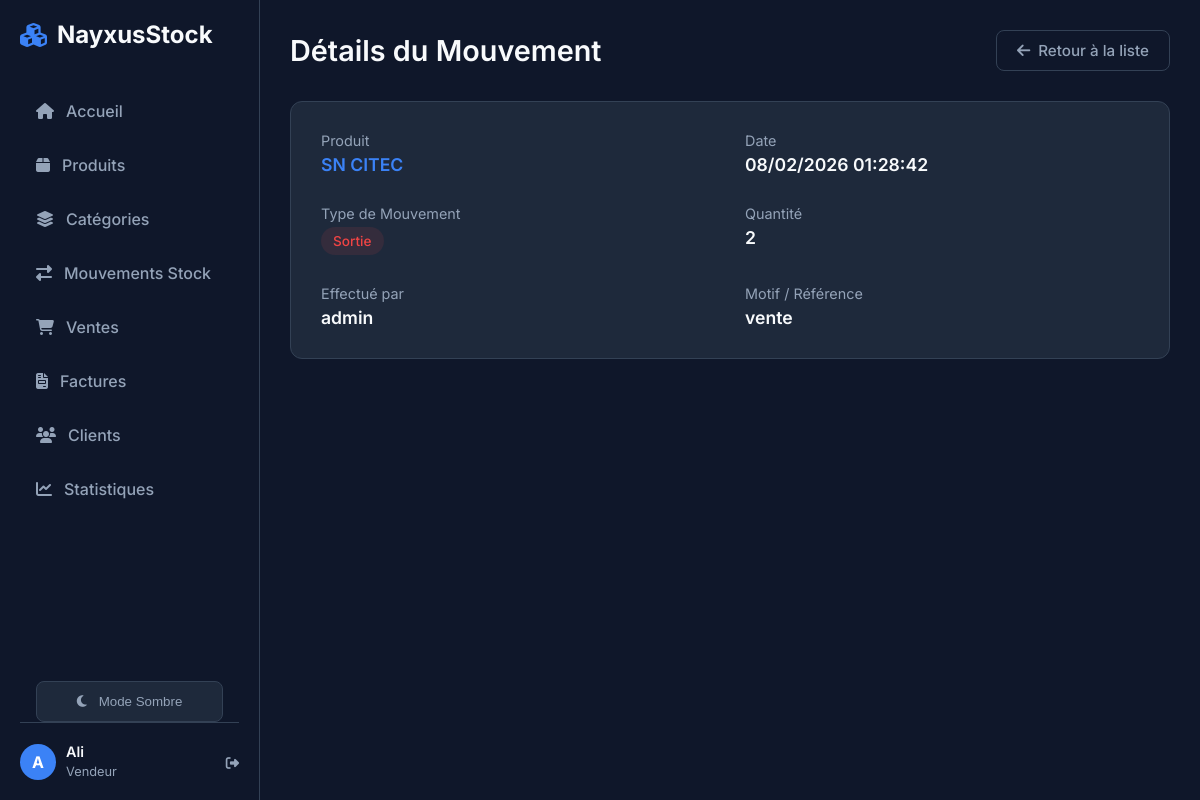
The page /inventory/mouvements/2/ (signed in) on the database its author committed.
### core/models.py (models this page shows, shortened)
class StoreSettings(models.Model):
    name = models.CharField(max_length=100, default="NayxusStock", verbose_name="Nom du magasin")
    address = models.TextField(blank=True, null=True, verbose_name="Adresse")
    phone = models.CharField(max_length=50, blank=True, null=True, verbose_name="Téléphone")
    email = models.EmailField(blank=True, null=True, verbose_name="Email")
    logo = models.ImageField(upload_to='logo/', blank=True, null=True, verbose_name="Logo")
    class Meta:
        verbose_name = "Paramètres du magasin"
        verbose_name_plural = "Paramètres du magasin"
    @classmethod
    def get_settings(cls):
        obj, created = cls.objects.get_or_create(id=1)
        return obj

### users/models.py (models this page shows, shortened)
class User(AbstractUser):
    class Role(models.TextChoices):
        ADMIN = "ADMIN", "Administrateur"
        SELLER = "SELLER", "Vendeur"
    role = models.CharField(max_length=50, choices=Role.choices, default=Role.SELLER)
    phone = models.CharField(max_length=20, blank=True, null=True)

### inventory/models.py (models this page shows, shortened)
class StockMovement(models.Model):
    class MovementType(models.TextChoices):
        ENTRY = "ENTRY", "Entrée"
        EXIT = "EXIT", "Sortie"
        ADJUSTMENT = "ADJUSTMENT", "Ajustement"
    product = models.ForeignKey(Product, on_delete=models.CASCADE, related_name='movements', verbose_name="Produit")
    movement_type = models.CharField(max_length=20, choices=MovementType.choices, verbose_name="Type de mouvement")
    quantity = models.IntegerField(verbose_name="Quantité")
    reason = models.CharField(max_length=255, blank=True, verbose_name="Motif")
    user = models.ForeignKey(settings.AUTH_USER_MODEL, on_delete=models.SET_NULL, null=True, verbose_name="Utilisateur")
    date = models.DateTimeField(auto_now_add=True, verbose_name="Date")
    class Meta:
        verbose_name = "Mouvement de stock"
        verbose_name_plural = "Mouvements de stock"

class Product(models.Model):
    category = models.ForeignKey(Category, on_delete=models.RESTRICT, related_name='products', verbose_name="Catégorie")
    name = models.CharField(max_length=200, verbose_name="Nom")
    description = models.TextField(blank=True, null=True, verbose_name="Description")
    purchase_price = models.DecimalField(max_digits=10, decimal_places=2, verbose_name="Prix d'achat")
    selling_price = models.DecimalField(max_digits=10, decimal_places=2, verbose_name="Prix de vente")
    quantity = models.IntegerField(default=0, verbose_name="Quantité en stock")
    alert_threshold = models.IntegerField(default=10, verbose_name="Seuil d'alerte")
    image = models.ImageField(upload_to='products/', blank=True, null=True, verbose_name="Image")
    barcode = models.CharField(max_length=100, unique=True, blank=True, null=True, verbose_name="Code-barre")
    created_at = models.DateTimeField(auto_now_add=True)
    updated_at = models.DateTimeField(auto_now=True)
    class Meta:
        verbose_name = "Produit"
        verbose_name_plural = "Produits"

### inventory/views.py (the view)
# urls.py: path('mouvements/<int:pk>/', StockMovementDetailView.as_view(), name='stock_movement_detail'),
class StockMovementDetailView(LoginRequiredMixin, DetailView):
    model = StockMovement
    template_name = 'inventory/stock_movement_detail.html'
    context_object_name = 'movement'

### core/context_processors.py (called while the page is built)
def store_info(request):
    return {
        'store': StoreSettings.get_settings()
    }

def stock_alerts(request):
    count = Product.objects.filter(quantity__lte=F('alert_threshold')).count()
    return {
        'low_stock_alert_count': count
    }

### inventory/templates/inventory/stock_movement_detail.html (shortened to what this page needs)
{% extends 'core/base.html' %}
{% block content %}
<div class="page-header">
    <div class="header-title">
        <h1 class="page-title">Détails du Mouvement</h1>
    </div>
    <div class="header-actions">
        <a href="{% url 'stock_movement_list' %}" class="btn btn-outline">
            <i class="fas fa-arrow-left"></i> Retour à la liste
        </a>
    </div>
</div>
<div class="detail-container"
    style="background-color: var(--bg-secondary); padding: 30px; border-radius: 12px; border: 1px solid var(--border-color);">
    <div style="display: grid; grid-template-columns: repeat(2, 1fr); gap: 30px;">
        <div class="info-group">
            <label
                style="display: block; color: var(--text-secondary); font-size: 0.9rem; margin-bottom: 5px;">Produit</label>
            <div style="font-weight: 600; font-size: 1.1rem;">
                <a href="{% url 'product_detail' movement.product.pk %}"
                    style="color: var(--accent); text-decoration: none;">{{ movement.product.name }}</a>
            </div>
        </div>
        <div class="info-group">
            <label
                style="display: block; color: var(--text-secondary); font-size: 0.9rem; margin-bottom: 5px;">Date</label>
            <div style="font-weight: 600; font-size: 1.1rem;">{{ movement.date|date:"d/m/Y H:i:s" }}</div>
        </div>
        <div class="info-group">
            <label style="display: block; color: var(--text-secondary); font-size: 0.9rem; margin-bottom: 5px;">Type de
                Mouvement</label>
            <div>
                {% if movement.movement_type == 'ENTRY' %}
                <span class="status-badge"
                    style="background: rgba(16, 185, 129, 0.1); color: #10b981; border-color: rgba(16, 185, 129, 0.2);">Entrée</span>
                {% elif movement.movement_type == 'EXIT' %}
                <span class="status-badge"
                    style="background: rgba(239, 68, 68, 0.1); color: #ef4444; border-color: rgba(239, 68, 68, 0.2);">Sortie</span>
                {% else %}
                <span class="status-badge"
                    style="background: rgba(59, 130, 246, 0.1); color: #3b82f6; border-color: rgba(59, 130, 246, 0.2);">Ajustement</span>
                {% endif %}
            </div>
        </div>
        <div class="info-group">
            <label
                style="display: block; color: var(--text-secondary); font-size: 0.9rem; margin-bottom: 5px;">Quantité</label>
            <div style="font-weight: 600; font-size: 1.1rem;">{{ movement.quantity }}</div>
        </div>
        <div class="info-group">
            <label style="display: block; color: var(--text-secondary); font-size: 0.9rem; margin-bottom: 5px;">Effectué
                par</label>
            <div style="font-weight: 600; font-size: 1.1rem;">{{ movement.user.username|default:"Système" }}</div>
        </div>
        <div class="info-group">
            <label style="display: block; color: var(--text-secondary); font-size: 0.9rem; margin-bottom: 5px;">Motif /
                Référence</label>
            <div style="font-weight: 600; font-size: 1.1rem;">{{ movement.reason|default:"—" }}</div>
        </div>
    </div>
</div>
{% endblock %}

### core/templates/core/base.html (shortened to what this page needs)
{% load static %}
<!DOCTYPE html>
<html lang="fr">
<head>
    <link rel="stylesheet" href="https://cdnjs.cloudflare.com/ajax/libs/font-awesome/6.4.0/css/all.min.css">
    <link rel="stylesheet" href="{% static 'css/style.css' %}?v=1.1">
</head>
<body>
    <aside class="sidebar">
        <div class="brand">
            <i class="fas fa-cubes"></i>
            <span>{{ store.name }}</span>
        </div>
        <ul class="nav-links" style="overflow-y: auto; flex: 1; margin-right: -10px; padding-right: 10px;">
            <li class="nav-item">
                <a href="{% url 'dashboard' %}"
                    class="nav-link {% if request.resolver_match.url_name == 'dashboard' %}active{% endif %}">
                    <i class="fas fa-home"></i>
                    <span>Accueil</span>
                </a>
            </li>
            <li class="nav-item">
                <a href="{% url 'product_list' %}"
                    class="nav-link {% if request.resolver_match.url_name == 'product_list' %}active{% endif %}">
                    <i class="fas fa-box" {% if low_stock_alert_count > 0 %}style="color: #ef4444;"{% endif %}></i>
                    <span>Produits</span>
                </a>
            </li>
            <li class="nav-item">
                <a href="{% url 'category_list' %}"
                    class="nav-link {% if request.resolver_match.url_name == 'category_list' %}active{% endif %}">
                    <i class="fas fa-layer-group"></i>
                    <span>Catégories</span>
                </a>
            </li>
            <li class="nav-item">
                <a href="{% url 'stock_movement_list' %}"
                    class="nav-link {% if request.resolver_match.url_name == 'stock_movement_list' %}active{% endif %}">
                    <i class="fas fa-exchange-alt"></i>
                    <span>Mouvements Stock</span>
                </a>
            </li>
            <li class="nav-item">
                <a href="{% url 'sales_list' %}"
                    class="nav-link {% if request.resolver_match.url_name == 'sales_list' %}active{% endif %}">
                    <i class="fas fa-shopping-cart"></i>
                    <span>Ventes</span>
                </a>
            </li>
            <li class="nav-item">
                <a href="{% url 'invoice_list' %}"
                    class="nav-link {% if request.resolver_match.url_name == 'invoice_list' %}active{% endif %}">
                    <i class="fas fa-file-invoice"></i>
                    <span>Factures</span>
                </a>
            </li>
            <li class="nav-item">
                <a href="{% url 'customer_list' %}"
                    class="nav-link {% if request.resolver_match.url_name == 'customer_list' %}active{% endif %}">
                    <i class="fas fa-users"></i>
                    <span>Clients</span>
                </a>
            </li>
            <li class="nav-item">
                <a href="{% url 'statistics' %}"
                    class="nav-link {% if request.resolver_match.url_name == 'statistics' %}active{% endif %}">
                    <i class="fas fa-chart-line"></i>
                    <span>Statistiques</span>
                </a>
            </li>
        </ul>
        <div style="margin-top: 20px; padding: 0 16px;">
            <button id="theme-toggle" class="nav-link" style="width: 100%; border: 1px solid var(--border-color); background: var(--bg-secondary); cursor: pointer; justify-content: center;">
                <i class="fas fa-moon" id="theme-icon"></i>
                <span id="theme-text">Mode Sombre</span>
            </button>
        </div>
        <div class="user-profile">
            <div class="avatar">{{ user.username|make_list|first|upper }}</div>
            <div class="user-info-text">
                <span class="user-name">{{ user.username }}</span>
                <span class="user-role">{{ user.get_role_display|default:"User" }}</span>
            </div>
            <form action="{% url 'logout' %}" method="post" style="display:inline;">
                <button type="submit"
                    style="background:none; border:none; color: var(--text-secondary); cursor: pointer; padding: 0;"><i
                        class="fas fa-sign-out-alt"></i></button>
            </form>
        </div>
    </aside>
    <main class="main-content">
        {% block content %}
        {% endblock %}
    </main>
</body>
</html>

### static/css/style.css (style rules this page uses)
:root { --bg-primary: #0f172a; --bg-secondary: #1e293b; --bg-sidebar: #0f172a; --accent: #3b82f6; --accent-hover: #2563eb; --text-primary: #f8fafc; --text-secondary: #94a3b8; --border-color: #334155; --success: #10b981; --danger: #ef4444; --warning: #f59e0b; --table-header-bg: transparent; --table-row-bg: #1e293b; --font-family: 'Inter', sans-serif; --shadow: 0 4px 12px rgba(0, 0, 0, 0.3); --transition: background-color 0.3s ease, color 0.3s ease, border-color 0.3s ease, transform 0.3s ease; }
body { transition: background-color var(--transition), color var(--transition); }
.sidebar, .main-content, .nav-link, .stat-card, .table-container, tr.data-row td, .btn, .search-bar { transition: var(--transition); }
* { box-sizing: border-box; margin: 0; padding: 0; }
body { background-color: var(--bg-primary); color: var(--text-primary); font-family: var(--font-family); display: flex; min-height: 100vh; }
.sidebar { width: 260px; background-color: var(--bg-sidebar); padding: 20px; display: flex; flex-direction: column; border-right: 1px solid var(--border-color); position: fixed; height: 100vh; left: 0; top: 0; z-index: 100; }
.brand { font-size: 1.5rem; font-weight: bold; color: var(--text-primary); margin-bottom: 40px; display: flex; align-items: center; gap: 10px; }
.brand i { color: var(--accent); }
.nav-links { list-style: none; flex: 1; overflow-y: auto; overflow-x: hidden; padding-right: 5px; }
.nav-item { margin-bottom: 10px; }
.nav-link { display: flex; align-items: center; gap: 12px; padding: 12px 16px; color: var(--text-secondary); text-decoration: none; border-radius: 8px; transition: all 0.2s; font-weight: 500; }
.main-content { margin-left: 260px; flex: 1; padding: 30px; background-color: var(--bg-primary); width: calc(100% - 260px); }
.page-header { display: flex; justify-content: space-between; align-items: center; margin-bottom: 30px; }
.page-title { font-size: 1.8rem; font-weight: 600; }
.header-actions { display: flex; gap: 15px; align-items: center; }
.btn { padding: 10px 20px; border-radius: 8px; border: none; font-weight: 500; cursor: pointer; text-decoration: none; transition: background 0.2s; display: inline-flex; align-items: center; gap: 8px; font-size: 0.95rem; }
.btn-outline { background-color: transparent; border: 1px solid var(--border-color); color: var(--text-secondary); }
.status-badge { padding: 6px 12px; border-radius: 20px; font-size: 0.85rem; font-weight: 500; display: inline-block; }
.user-profile { margin-top: auto; padding-top: 20px; border-top: 1px solid var(--border-color); display: flex; align-items: center; gap: 10px; }
.avatar { width: 36px; height: 36px; border-radius: 50%; background-color: var(--accent); display: flex; justify-content: center; align-items: center; font-weight: bold; color: white; }
.user-info-text { flex: 1; }
.user-name { font-size: 0.9rem; font-weight: 600; display: block; }
.user-role { font-size: 0.8rem; color: var(--text-secondary); }
.btn { transition: all 0.3s ease; position: relative; overflow: hidden; }
.btn::before { content: ''; position: absolute; top: 50%; left: 50%; width: 0; height: 0; border-radius: 50%; background: rgba(255, 255, 255, 0.1); transform: translate(-50%, -50%); transition: width 0.6s, height 0.6s; }
.status-badge { transition: all 0.2s ease; }
.nav-link { position: relative; }
.nav-link::after { content: ''; position: absolute; left: 0; top: 50%; transform: translateY(-50%); width: 3px; height: 0; background: var(--accent); border-radius: 0 3px 3px 0; transition: height 0.3s ease; }

### rows shown on the page
StoreSettings: name "NayxusStock"
User: username|make_list "A", username "Ali", role "Vendeur"
StockMovement: product.name "SN CITEC", date "08/02/2026 01:28:42", quantity "2", user.username "admin", reason "vente"
